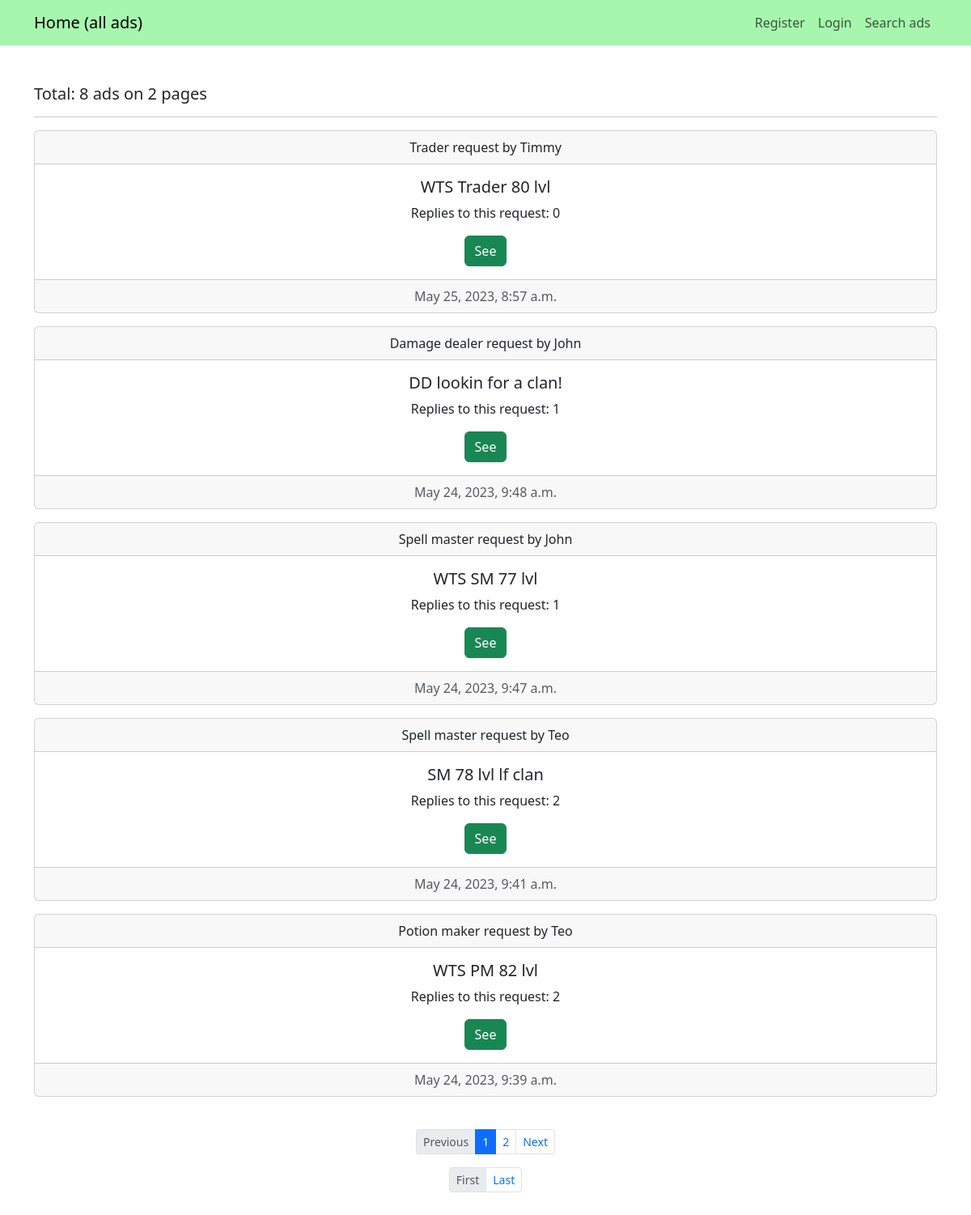
/ads/, run on the app's committed database.
### AdsBoard/models.py (models this page shows)
class Adv(models.Model):
    date_of_creation = models.DateTimeField(
        auto_now_add=True,
    )
    author = models.ForeignKey(
        to=User,
        on_delete=models.CASCADE,
        related_name='adv_created_by',
    )
    title = models.CharField(
        max_length=255,
        help_text='Up to 255 symbols',
    )
    category = models.CharField(
        max_length=15,
        choices=CATEGORIES,
        default=None,
    )
    content = RichTextUploadingField(
        blank=True,
    )
    class Meta:
        verbose_name = 'Advertise'
        verbose_name_plural = 'Advertisements'
    def __str__(self) -> str:
        return f'{self.title}'

### AdsBoard/views.py (the view)
# urls.py: path('ads/', AdsListView.as_view(), name='ads_list'),
class AdsListView(ListView):
    template_name = 'AdsBoard/ads_list.html'
    context_object_name = 'list_of_ads'
    paginate_by = 5
    paginate_orphans = 1
    def get_context_data(self, **kwargs):
        context = super().get_context_data()
        pprint(context)
        return context
    def get_queryset(self):
        queryset = Adv.objects.all().order_by('-date_of_creation').select_related('author')
        pprint(queryset)
        return queryset

### AdsBoard/templatetags/AdsBoard_filters.py (called while the page is built)
@register.filter
def listing(number: int) -> list:
    pagination_list = []
    for n in range(number):
        pagination_list.append(n + 1)
    return pagination_list

### AdsBoard/templates/AdsBoard/ads_list.html (shortened to what this page needs)
{% extends 'base.html' %}
{% load AdsBoard_filters %}
{% block content %}
<h5 align="left">
    Total: {{ page_obj.paginator.count }} ads
    {% if page_obj.paginator.num_pages != 1 %}
    on {{ page_obj.paginator.num_pages }} pages
    {% endif %}
</h5>
<hr>
{% for ad in list_of_ads %}
<div class="card mb-3">
    <div class="card-header">
        {{ ad.category }} request by {{ ad.author }}
    </div>
    <div class="card-body">
        <h5 class="card-title">
            {{ ad.title }}
        </h5>
        <p class="card-text">
            Replies to this request: {{ ad.replies_to_adv.count }}
        </p>
        <a href="{{ ad.id }}" class="btn btn-success">
            See
        </a>
    </div>
    <div class="card-footer text-muted">
        {{ ad.date_of_creation }}
    </div>
</div>
{% empty %}
<h2>
    No ads here yet
</h2>
{% endfor %}
<br>
<nav aria-label="Page navigation example">
    <ul class="pagination pagination-sm justify-content-center">
        {% if page_obj.has_previous %}
        <li class="page-item">
            <a class="page-link" href="?page={{ page_obj.previous_page_number }}">
                Previous
            </a>
        </li>
        {% else %}
        <li class="page-item disabled">
            <a class="page-link" href="#">
                Previous
            </a>
        </li>
        {% endif %}
        {% if page_obj.paginator.num_pages <= 5 %}
        {% for page_num in page_obj.paginator.num_pages|listing %}
        {% if page_num == page_obj.number %}
        <li class="page-item active" aria-current="page">
            <a class="page-link" href="?page={{ page_num }}">
                {{ page_num }}
            </a>
        </li>
        {% else %}
        <li class="page-item">
            <a class="page-link" href="?page={{ page_num }}">
                {{ page_num }}
            </a>
        </li>
        {% endif %}
        {% endfor %}
        {% endif %}
        {% if page_obj.has_next %}
        <li class="page-item">
            <a class="page-link" href="?page={{ page_obj.next_page_number }}">
                Next
            </a>
        </li>
        {% else %}
        <li class="page-item disabled">
            <a class="page-link" href="#">
                Next
            </a>
        </li>
        {% endif %}
    </ul>
</nav>
<nav aria-label="Page navigation example">
    <ul class="pagination pagination-sm justify-content-center">
        {% if page_obj.has_previous %}
        <li class="page-item">
            <a class="page-link" href="?page=1">
                First
            </a>
        </li>
        {% else %}
        <li class="page-item disabled">
            <a class="page-link" href="#">
                First
            </a>
        </li>
        {% endif %}
        {% if page_obj.has_next %}
        <li class="page-item">
            <a class="page-link" href="?page={{ page_obj.paginator.num_pages }}">
                Last
            </a>
        </li>
        {% else %}
        <li class="page-item disabled">
            <a class="page-link" href="#">
                Last
            </a>
        </li>
        {% endif %}
    </ul>
</nav>
{% endblock content %}

### data on the page
Adv: category "Trader", author "Timmy", title "WTS Trader 80 lvl", replies_to_adv.count "0", date_of_creation "May 25, 2023, 8:57 a.m."
Adv: category "Damage dealer", author "John", title "DD lookin for a clan!", replies_to_adv.count "1", date_of_creation "May 24, 2023, 9:48 a.m."
Adv: category "Spell master", author "John", title "WTS SM 77 lvl", replies_to_adv.count "1", date_of_creation "May 24, 2023, 9:47 a.m."
Adv: category "Spell master", author "Teo", title "SM 78 lvl lf clan", replies_to_adv.count "2", date_of_creation "May 24, 2023, 9:41 a.m."
Adv: category "Potion maker", author "Teo", title "WTS PM 82 lvl", replies_to_adv.count "2", date_of_creation "May 24, 2023, 9:39 a.m."

### other printed values
{{ page_obj.paginator.count }} "8"
{{ page_obj.paginator.num_pages }} "2"
{{ page_num }} "1"
{{ page_num }} "2"
